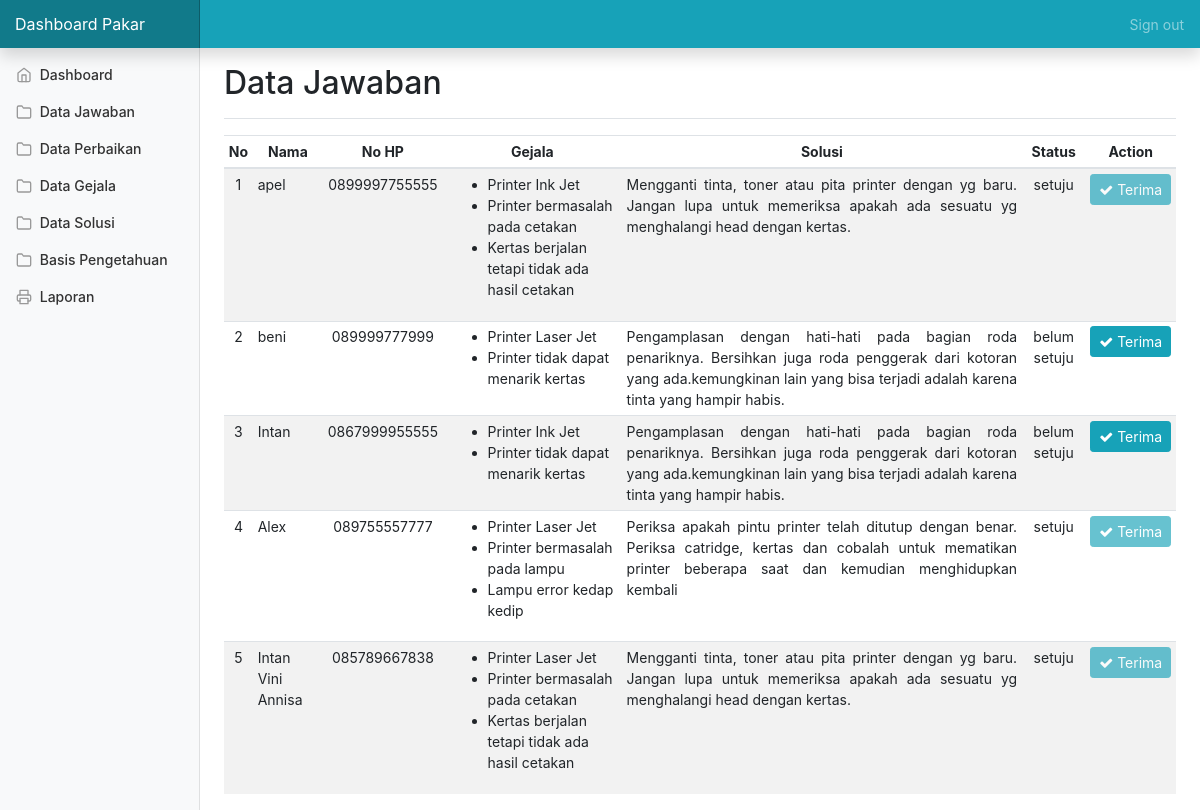
Page /pakar-jawaban.php (signed in) on the committed database.
### tables this page shows
CREATE TABLE `tb_jawaban` (
  `id_jwb` int(11) NOT NULL,
  `kode_jawaban` varchar(11) NOT NULL,
  `nama` varchar(100) NOT NULL,
  `nohp` varchar(13) NOT NULL,
  `solusi` varchar(200) NOT NULL,
  `status` varchar(20) NOT NULL
);

CREATE TABLE `tb_jawaban_gejala` (
  `id_jawaban_gejala` int(11) NOT NULL,
  `gejala` text NOT NULL,
  `kode_jawaban` varchar(8) NOT NULL
);

### pakar-jawaban.php (the view, shortened to what this page needs)
<?php
if(!isset($_SESSION['admin'])==1)
  {
header("location:loginpakar.php");
}
else{
 ?>
<!doctype html>
<html lang="en">
  <head>
    <link href="https://getbootstrap.com/docs/4.1/dist/css/bootstrap.min.css" rel="stylesheet">
    <link href="css/dashboard.css" rel="stylesheet">
    <link rel="stylesheet" href="https://cdnjs.cloudflare.com/ajax/libs/font-awesome/4.7.0/css/font-awesome.min.css">
  </head>
  <body>
    <nav class="navbar navbar-dark fixed-top bg-info flex-md-nowrap p-0 shadow">
      <a class="navbar-brand col-sm-3 col-md-2 mr-0" href="#">Dashboard Pakar</a>
      <ul class="navbar-nav px-3">
        <li class="nav-item text-nowrap">
          <a class="nav-link" href="proseslogout.php">Sign out</a>
        </li>
      </ul>
    </nav>
    <div class="container-fluid">
      <div class="row">
        <?php include 'pakar-sidebar.php';?>
        <main role="main" class="col-md-9 ml-sm-auto col-lg-10 px-4">
          <div class="d-flex justify-content-between flex-wrap flex-md-nowrap align-items-center pt-3 pb-2 mb-3 border-bottom">
            <h1 class="h2">Data Jawaban</h1>
          </div>
          <div class="table-responsive">
            <table class="table table-striped table-sm" style="text-align: center;" >
              <thead>
                <tr>
                  <th>No</th>
                  <th>Nama</th>
                  <th>No HP</th>
                  <th>Gejala</th>
                  <th>Solusi</th>
                  <th>Status</th>
                  <th colspan="2">Action</th>
                </tr>
              </thead>
              <tbody>
                  <?php
                  $no=0;
                  $sql = "SELECT *
                          FROM tb_jawaban
                          ORDER BY id_jwb DESC";
                  $data = mysqli_query($connect,$sql);
                  while ($row = mysqli_fetch_assoc($data)) {
                    $no++;?>
                    <tr>
                      <td> <?php echo $no ?></td>
                      <td style="text-align: left;"><?php echo $row['nama'] ?></td>
                      <td><?php echo $row['nohp'] ?></td>
                      <td style="text-align: left;">
                        <ul>
                        <?php
                        $kj = $row['kode_jawaban'];
                        $s = "SELECT *
                          FROM tb_jawaban_gejala
                          WHERE kode_jawaban = '$kj'
                          ";
                        $d = mysqli_query($connect,$s);
                        while ($r = mysqli_fetch_assoc($d)) {
                          echo "<li>".$r['gejala'] ."</li>";
                        }
                        ?>
                        </ul>
                      </td>
                      <td style="text-align: justify;">
                        <?php echo $row['solusi'] ?>
                      </td>
                      <td><?php echo $row['status'] ?></td>
                    <?php
                    if ($row['status']=='setuju'){
                      $disabled='disabled';
                    }else{
                      $disabled='';
                    }
                    ?>
                    <td>
                      <form action="terima.php?id='<?php echo $row["id_jwb"]?>'" method="POST">
                        <button type='submit' class='btn btn-sm btn-info' <?php echo $disabled;?>><i class='fa fa-check'></i> Terima
                      </form>
                    </td>
                  <?php
                  }
                  ?>
                </tr>
              </tbody>
            </table>
        </main>
      </div>
    </div>
  </body>
</html>
<?php }?>

### css/dashboard.css (style rules this page uses)
body { font-size: .875rem; }
[role="main"] { padding-top: 48px; }
.navbar-brand { padding-top: .75rem; padding-bottom: .75rem; font-size: 1rem; background-color: rgba(0, 0, 0, .25); box-shadow: inset -1px 0 0 rgba(0, 0, 0, .25); }

### rows in the picture
tb_jawaban: nama "apel", nohp "0899997755555", solusi "Mengganti tinta, toner atau pita printer dengan yg baru. Jangan lupa untuk memeriksa apakah ada sesuatu yg menghalangi head dengan kertas.", status "setuju"
tb_jawaban_gejala: gejala "Printer Ink Jet"
tb_jawaban_gejala: gejala "Printer bermasalah pada cetakan"
tb_jawaban_gejala: gejala "Kertas berjalan tetapi tidak ada hasil cetakan"
tb_jawaban: nama "beni", nohp "089999777999", solusi "Pengamplasan dengan hati-hati pada bagian roda penariknya. Bersihkan juga roda penggerak dari kotoran yang ada.kemungkinan lain yang bisa terjadi adalah karena tinta yang hampir habis.", status "belum setuju"
tb_jawaban_gejala: gejala "Printer Laser Jet"
tb_jawaban_gejala: gejala "Printer tidak dapat menarik kertas"
tb_jawaban: nama "Intan", nohp "0867999955555", solusi "Pengamplasan dengan hati-hati pada bagian roda penariknya. Bersihkan juga roda penggerak dari kotoran yang ada.kemungkinan lain yang bisa terjadi adalah karena tinta yang hampir habis.", status "belum setuju"
tb_jawaban_gejala: gejala "Printer Ink Jet"
tb_jawaban_gejala: gejala "Printer tidak dapat menarik kertas"
tb_jawaban: nama "Alex", nohp "089755557777", solusi "Periksa apakah pintu printer telah ditutup dengan benar. Periksa catridge, kertas dan cobalah untuk mematikan printer beberapa saat dan kemudian menghidupkan kembali", status "setuju"
tb_jawaban_gejala: gejala "Printer Laser Jet"
tb_jawaban_gejala: gejala "Printer bermasalah pada lampu"
tb_jawaban_gejala: gejala "Lampu error kedap kedip"
tb_jawaban: nama "Intan Vini Annisa", nohp "085789667838", solusi "Mengganti tinta, toner atau pita printer dengan yg baru. Jangan lupa untuk memeriksa apakah ada sesuatu yg menghalangi head dengan kertas.", status "setuju"
tb_jawaban_gejala: gejala "Printer Laser Jet"
tb_jawaban_gejala: gejala "Printer bermasalah pada cetakan"
tb_jawaban_gejala: gejala "Kertas berjalan tetapi tidak ada hasil cetakan"
